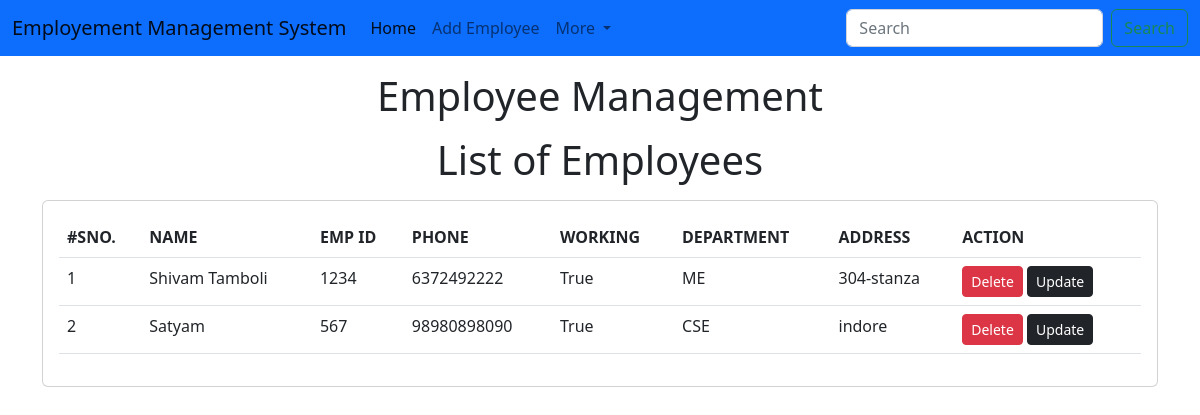
The app's page /emp/home/, older data.
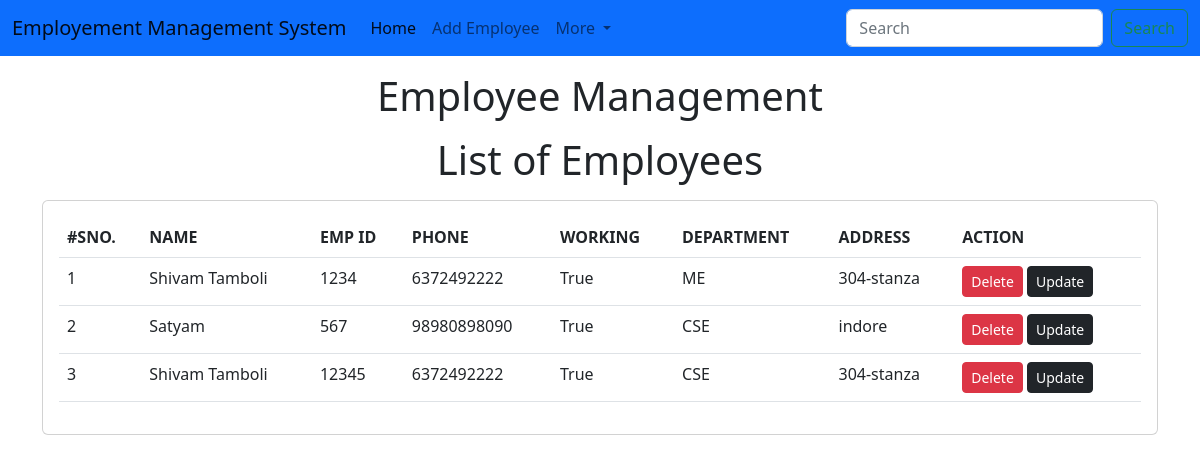
The same page, newer data.
### emp/models.py (models this page shows, shortened)
class Emp(models.Model):
    name=models.CharField(max_length=200)
    emp_id=models.CharField(max_length=100)
    phone=models.CharField(max_length=10)
    address=models.CharField(max_length=150)
    working=models.BooleanField(default=True)
    department=models.CharField(max_length=10)

### emp/views.py (the view)
# urls.py: path("home/", emp_home),
def emp_home(request):
    emps=Emp.objects.all()
    return render(request, "emp/home.html",{
    'emps':emps
    })

### templates/emp/home.html (shortened to what this page needs)
<!DOCTYPE html>
<html lang="en">
  <head>
    <link
      href="https://cdn.jsdelivr.net/npm/bootstrap@5.2.0-beta1/dist/css/bootstrap.min.css"
      rel="stylesheet"
    />
  </head>
  <body>
    {% include 'emp/navbar.html' %}
    <h1 class="text-center my-3">Employee Management</h1>
    <h1 class="text-center my-3">List of Employees</h1>
    <div class="container">
      <div class="row">
        <div class="col-md-12">
          <div class="card">
            <div class="card-body">
              <table class="table">
                <thead>
                  <tr>
                    <th>#SNO.</th>
                    <th>NAME</th>
                    <th>EMP ID</th>
                    <th>PHONE</th>
                    <th>WORKING</th>
                    <th>DEPARTMENT</th>
                    <th>ADDRESS</th>
                    <th>ACTION</th>
                  </tr>
                </thead>
                <tbody>
                  {% for e in emps %}
                  <tr>
                    <td>{{forloop.counter}}</td>
                    <td>{{e.name}}</td>
                    <td>{{e.emp_id}}</td>
                    <td>{{e.phone}}</td>
                    <td>{{e.working}}</td>
                    <td>{{e.department}}</td>
                    <td>{{e.address}}</td>
                    <td>
                      <a href="/emp/delete-emp/{{e.id}}" class="btn btn-danger btn-sm">Delete</a>
                      <a href="/emp/update-emp/{{e.id}}" class="btn btn-dark btn-sm">Update</a>
                    </td>
                  </tr>
                  {% endfor %}
                </tbody>
              </table>
            </div>
          </div>
        </div>
      </div>
    </div>
  </body>
</html>

Row changes from the older to the newer data that the page shows:
added Emp: name "Shivam Tamboli", emp_id "12345", phone "6372492222", working "True", department "CSE", address "304-stanza"
